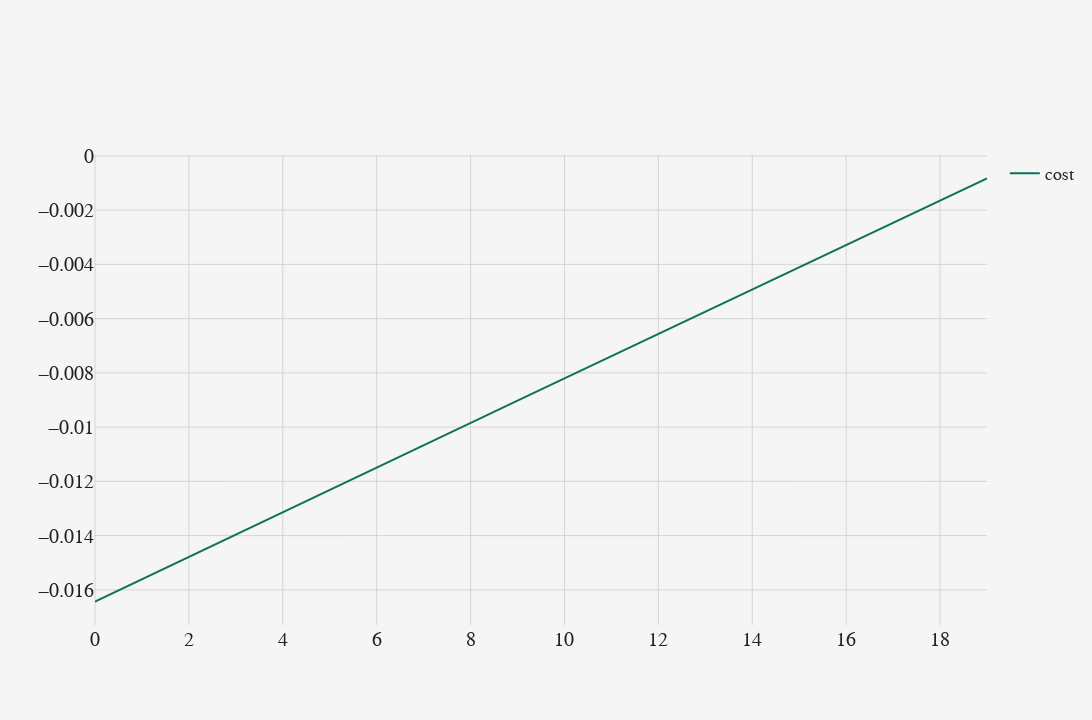

This figure's notebook cell:
### Code cell
pd.DataFrame([dict(i=i, cost=calculate_cost(i, 20, rate_discount=1.0e-2, inflation=0)) for i in range(0, 20)])\
.set_index('i')\
.isb.plot()

### Figure 1 — Plotly figure (JSON) as saved in the notebook; plotly's stock layout.template omitted (floating-point values rounded to 4 significant figures)
{"data": [{"line": {"color": "rgb(13, 114, 92)"}, "name": "cost", "showlegend": true, "type": "scatter", "x": [0, 1, 2, 3, 4, 5, 6, 7, 8, 9, 10, 11, 12, 13, 14, 15, 16, 17, 18, 19], "y": [-0.01643, -0.0156, -0.01478, -0.01395, -0.01313, -0.0123, -0.01148, -0.01066, -0.00984, -0.00902, -0.008201, -0.007383, -0.006565, -0.005748, -0.004931, -0.004115, -0.003297, -0.002479, -0.001658, -0.0008331]}], "layout": {"autosize": false, "font": {"color": "#212121", "family": "TT Norms Pro"}, "height": 720, "legend": {"font": {"color": "#212121", "family": "TT Norms Pro", "size": 18}}, "margin": {"b": 95, "l": 95, "r": 95, "t": 155}, "paper_bgcolor": "#f5f5f5", "plot_bgcolor": "#f5f5f5", "width": 1280, "xaxis": {"gridcolor": "rgba(192, 192, 192, 0.6)", "tickfont": {"color": "#212121", "family": "TT Norms Pro", "size": 20}, "title": {"font": {"color": "#212121", "family": "TT Norms Pro", "size": 24}}, "zerolinecolor": "rgba(192, 192, 192, 0.6)", "zerolinewidth": 0}, "xaxis10": {"gridcolor": "rgba(192, 192, 192, 0.6)", "tickfont": {"color": "#212121", "family": "TT Norms Pro", "size": 20}, "title": {"font": {"color": "#212121", "family": "TT Norms Pro", "size": 24}}, "zerolinecolor": "rgba(192, 192, 192, 0.6)", "zerolinewidth": 0}, "xaxis11": {"gridcolor": "rgba(192, 192, 192, 0.6)", "tickfont": {"color": "#212121", "family": "TT Norms Pro", "size": 20}, "title": {"font": {"color": "#212121", "family": "TT Norms Pro", "size": 24}}, "zerolinecolor": "rgba(192, 192, 192, 0.6)", "zerolinewidth": 0}, "xaxis12": {"gridcolor": "rgba(192, 192, 192, 0.6)", "tickfont": {"color": "#212121", "family": "TT Norms Pro", "size": 20}, "title": {"font": {"color": "#212121", "family": "TT Norms Pro", "size": 24}}, "zerolinecolor": "rgba(192, 192, 192, 0.6)", "zerolinewidth": 0}, "xaxis13": {"gridcolor": "rgba(192, 192, 192, 0.6)", "tickfont": {"color": "#212121", "family": "TT Norms Pro", "size": 20}, "title": {"font": {"color": "#212121", "family": "TT Norms Pro", "size": 24}}, "zerolinecolor": "rgba(192, 192, 192, 0.6)", "zerolinewidth": 0}, "xaxis14": {"gridcolor": "rgba(192, 192, 192, 0.6)", "tickfont": {"color": "#212121", "family": "TT Norms Pro", "size": 20}, "title": {"font": {"color": "#212121", "family": "TT Norms Pro", "size": 24}}, "zerolinecolor": "rgba(192, 192, 192, 0.6)", "zerolinewidth": 0}, "xaxis15": {"gridcolor": "rgba(192, 192, 192, 0.6)", "tickfont": {"color": "#212121", "family": "TT Norms Pro", "size": 20}, "title": {"font": {"color": "#212121", "family": "TT Norms Pro", "size": 24}}, "zerolinecolor": "rgba(192, 192, 192, 0.6)", "zerolinewidth": 0}, "xaxis16": {"gridcolor": "rgba(192, 192, 192, 0.6)", "tickfont": {"color": "#212121", "family": "TT Norms Pro", "size": 20}, "title": {"font": {"color": "#212121", "family": "TT Norms Pro", "size": 24}}, "zerolinecolor": "rgba(192, 192, 192, 0.6)", "zerolinewidth": 0}, "xaxis17": {"gridcolor": "rgba(192, 192, 192, 0.6)", "tickfont": {"color": "#212121", "family": "TT Norms Pro", "size": 20}, "title": {"font": {"color": "#212121", "family": "TT Norms Pro", "size": 24}}, "zerolinecolor": "rgba(192, 192, 192, 0.6)", "zerolinewidth": 0}, "xaxis18": {"gridcolor": "rgba(192, 192, 192, 0.6)", "tickfont": {"color": "#212121", "family": "TT Norms Pro", "size": 20}, "title": {"font": {"color": "#212121", "family": "TT Norms Pro", "size": 24}}, "zerolinecolor": "rgba(192, 192, 192, 0.6)", "zerolinewidth": 0}, "xaxis19": {"gridcolor": "rgba(192, 192, 192, 0.6)", "tickfont": {"color": "#212121", "family": "TT Norms Pro", "size": 20}, "title": {"font": {"color": "#212121", "family": "TT Norms Pro", "size": 24}}, "zerolinecolor": "rgba(192, 192, 192, 0.6)", "zerolinewidth": 0}, "xaxis2": {"gridcolor": "rgba(192, 192, 192, 0.6)", "tickfont": {"color": "#212121", "family": "TT Norms Pro", "size": 20}, "title": {"font": {"color": "#212121", "family": "TT Norms Pro", "size": 24}}, "zerolinecolor": "rgba(192, 192, 192, 0.6)", "zerolinewidth": 0}, "xaxis20": {"gridcolor": "rgba(192, 192, 192, 0.6)", "tickfont": {"color": "#212121", "family": "TT Norms Pro", "size": 20}, "title": {"font": {"color": "#212121", "family": "TT Norms Pro", "size": 24}}, "zerolinecolor": "rgba(192, 192, 192, 0.6)", "zerolinewidth": 0}, "xaxis3": {"gridcolor": "rgba(192, 192, 192, 0.6)", "tickfont": {"color": "#212121", "family": "TT Norms Pro", "size": 20}, "title": {"font": {"color": "#212121", "family": "TT Norms Pro", "size": 24}}, "zerolinecolor": "rgba(192, 192, 192, 0.6)", "zerolinewidth": 0}, "xaxis4": {"gridcolor": "rgba(192, 192, 192, 0.6)", "tickfont": {"color": "#212121", "family": "TT Norms Pro", "size": 20}, "title": {"font": {"color": "#212121", "family": "TT Norms Pro", "size": 24}}, "zerolinecolor": "rgba(192, 192, 192, 0.6)", "zerolinewidth": 0}, "xaxis5": {"gridcolor": "rgba(192, 192, 192, 0.6)", "tickfont": {"color": "#212121", "family": "TT Norms Pro", "size": 20}, "title": {"font": {"color": "#212121", "family": "TT Norms Pro", "size": 24}}, "zerolinecolor": "rgba(192, 192, 192, 0.6)", "zerolinewidth": 0}, "xaxis6": {"gridcolor": "rgba(192, 192, 192, 0.6)", "tickfont": {"color": "#212121", "family": "TT Norms Pro", "size": 20}, "title": {"font": {"color": "#212121", "family": "TT Norms Pro", "size": 24}}, "zerolinecolor": "rgba(192, 192, 192, 0.6)", "zerolinewidth": 0}, "xaxis7": {"gridcolor": "rgba(192, 192, 192, 0.6)", "tickfont": {"color": "#212121", "family": "TT Norms Pro", "size": 20}, "title": {"font": {"color": "#212121", "family": "TT Norms Pro", "size": 24}}, "zerolinecolor": "rgba(192, 192, 192, 0.6)", "zerolinewidth": 0}, "xaxis8": {"gridcolor": "rgba(192, 192, 192, 0.6)", "tickfont": {"color": "#212121", "family": "TT Norms Pro", "size": 20}, "title": {"font": {"color": "#212121", "family": "TT Norms Pro", "size": 24}}, "zerolinecolor": "rgba(192, 192, 192, 0.6)", "zerolinewidth": 0}, "xaxis9": {"gridcolor": "rgba(192, 192, 192, 0.6)", "tickfont": {"color": "#212121", "family": "TT Norms Pro", "size": 20}, "title": {"font": {"color": "#212121", "family": "TT Norms Pro", "size": 24}}, "zerolinecolor": "rgba(192, 192, 192, 0.6)", "zerolinewidth": 0}, "yaxis": {"gridcolor": "rgba(192, 192, 192, 0.6)", "tickfont": {"color": "#212121", "family": "TT Norms Pro", "size": 20}, "title": {"font": {"color": "#212121", "family": "TT Norms Pro", "size": 24}}, "zerolinecolor": "rgba(192, 192, 192, 0.6)", "zerolinewidth": 0}, "yaxis10": {"gridcolor": "rgba(192, 192, 192, 0.6)", "tickfont": {"color": "#212121", "family": "TT Norms Pro", "size": 20}, "title": {"font": {"color": "#212121", "family": "TT Norms Pro", "size": 24}}, "zerolinecolor": "rgba(192, 192, 192, 0.6)", "zerolinewidth": 0}, "yaxis11": {"gridcolor": "rgba(192, 192, 192, 0.6)", "tickfont": {"color": "#212121", "family": "TT Norms Pro", "size": 20}, "title": {"font": {"color": "#212121", "family": "TT Norms Pro", "size": 24}}, "zerolinecolor": "rgba(192, 192, 192, 0.6)", "zerolinewidth": 0}, "yaxis12": {"gridcolor": "rgba(192, 192, 192, 0.6)", "tickfont": {"color": "#212121", "family": "TT Norms Pro", "size": 20}, "title": {"font": {"color": "#212121", "family": "TT Norms Pro", "size": 24}}, "zerolinecolor": "rgba(192, 192, 192, 0.6)", "zerolinewidth": 0}, "yaxis13": {"gridcolor": "rgba(192, 192, 192, 0.6)", "tickfont": {"color": "#212121", "family": "TT Norms Pro", "size": 20}, "title": {"font": {"color": "#212121", "family": "TT Norms Pro", "size": 24}}, "zerolinecolor": "rgba(192, 192, 192, 0.6)", "zerolinewidth": 0}, "yaxis14": {"gridcolor": "rgba(192, 192, 192, 0.6)", "tickfont": {"color": "#212121", "family": "TT Norms Pro", "size": 20}, "title": {"font": {"color": "#212121", "family": "TT Norms Pro", "size": 24}}, "zerolinecolor": "rgba(192, 192, 192, 0.6)", "zerolinewidth": 0}, "yaxis15": {"gridcolor": "rgba(192, 192, 192, 0.6)", "tickfont": {"color": "#212121", "family": "TT Norms Pro", "size": 20}, "title": {"font": {"color": "#212121", "family": "TT Norms Pro", "size": 24}}, "zerolinecolor": "rgba(192, 192, 192, 0.6)", "zerolinewidth": 0}, "yaxis16": {"gridcolor": "rgba(192, 192, 192, 0.6)", "tickfont": {"color": "#212121", "family": "TT Norms Pro", "size": 20}, "title": {"font": {"color": "#212121", "family": "TT Norms Pro", "size": 24}}, "zerolinecolor": "rgba(192, 192, 192, 0.6)", "zerolinewidth": 0}, "yaxis17": {"gridcolor": "rgba(192, 192, 192, 0.6)", "tickfont": {"color": "#212121", "family": "TT Norms Pro", "size": 20}, "title": {"font": {"color": "#212121", "family": "TT Norms Pro", "size": 24}}, "zerolinecolor": "rgba(192, 192, 192, 0.6)", "zerolinewidth": 0}, "yaxis18": {"gridcolor": "rgba(192, 192, 192, 0.6)", "tickfont": {"color": "#212121", "family": "TT Norms Pro", "size": 20}, "title": {"font": {"color": "#212121", "family": "TT Norms Pro", "size": 24}}, "zerolinecolor": "rgba(192, 192, 192, 0.6)", "zerolinewidth": 0}, "yaxis19": {"gridcolor": "rgba(192, 192, 192, 0.6)", "tickfont": {"color": "#212121", "family": "TT Norms Pro", "size": 20}, "title": {"font": {"color": "#212121", "family": "TT Norms Pro", "size": 24}}, "zerolinecolor": "rgba(192, 192, 192, 0.6)", "zerolinewidth": 0}, "yaxis2": {"gridcolor": "rgba(192, 192, 192, 0.6)", "tickfont": {"color": "#212121", "family": "TT Norms Pro", "size": 20}, "title": {"font": {"color": "#212121", "family": "TT Norms Pro", "size": 24}}, "zerolinecolor": "rgba(192, 192, 192, 0.6)", "zerolinewidth": 0}, "yaxis20": {"gridcolor": "rgba(192, 192, 192, 0.6)", "tickfont": {"color": "#212121", "family": "TT Norms Pro", "size": 20}, "title": {"font": {"color": "#212121", "family": "TT Norms Pro", "size": 24}}, "zerolinecolor": "rgba(192, 192, 192, 0.6)", "zerolinewidth": 0}, "yaxis3": {"gridcolor": "rgba(192, 192, 192, 0.6)", "tickfont": {"color": "#212121", "family": "TT Norms Pro", "size": 20}, "title": {"font": {"color": "#212121", "family": "TT Norms Pro", "size": 24}}, "zerolinecolor": "rgba(192, 192, 192, 0.6)", "zerolinewidth": 0}, "yaxis4": {"gridcolor": "rgba(192, 192, 192, 0.6)", "tickfont": {"color": "#212121", "family": "TT Norms Pro", "size": 20}, "title": {"font": {"color": "#212121", "family": "TT Norms Pro", "size": 24}}, "zerolinecolor": "rgba(192, 192, 192, 0.6)", "zerolinewidth": 0}, "yaxis5": {"gridcolor": "rgba(192, 192, 192, 0.6)", "tickfont": {"color": "#212121", "family": "TT Norms Pro", "size": 20}, "title": {"font": {"color": "#212121", "family": "TT Norms Pro", "size": 24}}, "zerolinecolor": "rgba(192, 192, 192, 0.6)", "zerolinewidth": 0}, "yaxis6": {"gridcolor": "rgba(192, 192, 192, 0.6)", "tickfont": {"color": "#212121", "family": "TT Norms Pro", "size": 20}, "title": {"font": {"color": "#212121", "family": "TT Norms Pro", "size": 24}}, "zerolinecolor": "rgba(192, 192, 192, 0.6)", "zerolinewidth": 0}, "yaxis7": {"gridcolor": "rgba(192, 192, 192, 0.6)", "tickfont": {"color": "#212121", "family": "TT Norms Pro", "size": 20}, "title": {"font": {"color": "#212121", "family": "TT Norms Pro", "size": 24}}, "zerolinecolor": "rgba(192, 192, 192, 0.6)", "zerolinewidth": 0}, "yaxis8": {"gridcolor": "rgba(192, 192, 192, 0.6)", "tickfont": {"color": "#212121", "family": "TT Norms Pro", "size": 20}, "title": {"font": {"color": "#212121", "family": "TT Norms Pro", "size": 24}}, "zerolinecolor": "rgba(192, 192, 192, 0.6)", "zerolinewidth": 0}, "yaxis9": {"gridcolor": "rgba(192, 192, 192, 0.6)", "tickfont": {"color": "#212121", "family": "TT Norms Pro", "size": 20}, "title": {"font": {"color": "#212121", "family": "TT Norms Pro", "size": 24}}, "zerolinecolor": "rgba(192, 192, 192, 0.6)", "zerolinewidth": 0}}}
